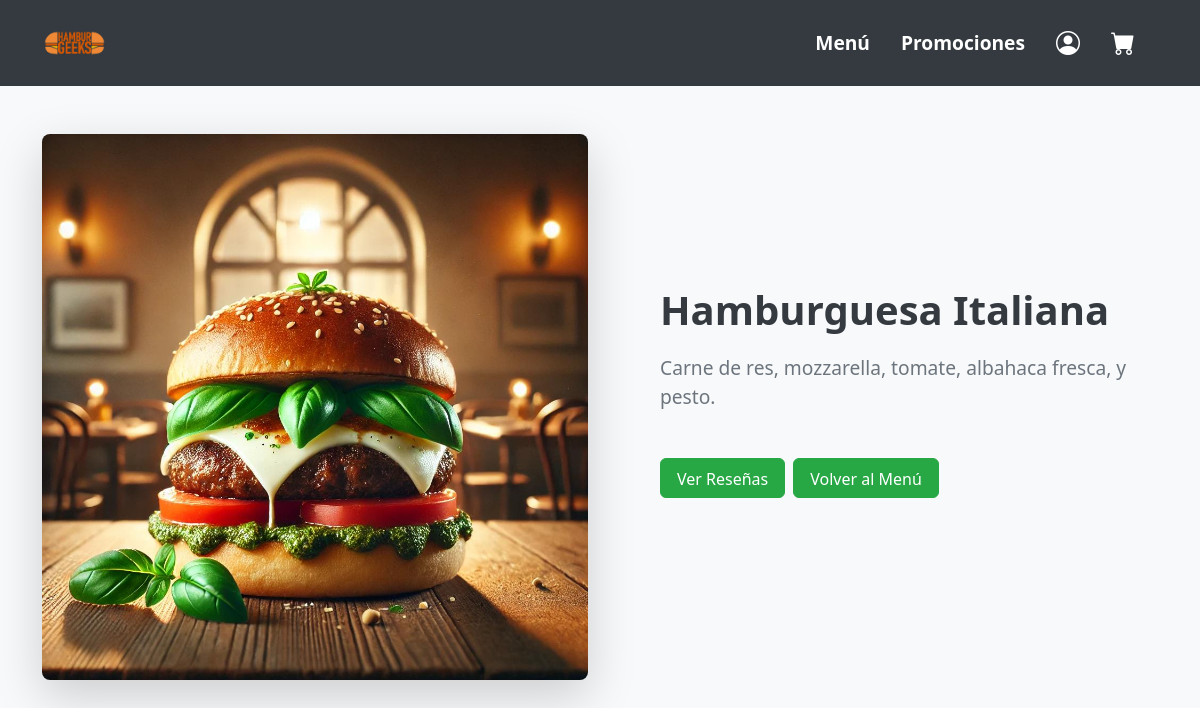
Page /index/detalle-producto.php?nombre=Hamburguesa+Italiana&tipo=hamburguesa on the committed database.
### tables this page shows
CREATE TABLE `hamburguesa` (
  `id_hamburguesa` int(11) NOT NULL,
  `nombre_hamburguesa` varchar(50) DEFAULT NULL,
  `descripcion` varchar(255) DEFAULT NULL,
  `precio` int(11) DEFAULT NULL,
  `imagen` varchar(255) DEFAULT NULL
);

### index/detalle-producto.php (the view, shortened to what this page needs)
<?php
include '../includes/header.php';
$nombre_producto = isset($_GET['nombre']) ? $_GET['nombre'] : '';
$tipo_producto = isset($_GET['tipo']) ? $_GET['tipo'] : '';
switch ($tipo_producto) {
    case 'hamburguesa':
        $tabla = 'hamburguesa';
        $columna_nombre = 'nombre_hamburguesa';
        $imagenPath = '../uploads/hamburguesas/';
        break;
}
$query_producto = "SELECT * FROM $tabla WHERE $columna_nombre = ?";
$stmt = $conexion->prepare($query_producto);
$stmt->bind_param("s", $nombre_producto);
$stmt->execute();
$result = $stmt->get_result();
$producto = $result->fetch_assoc();
$nombre_producto = $producto[$columna_nombre];
$descripcion = $producto['descripcion'];
$imagen = $producto['imagen'];
?>
<!DOCTYPE html>
<html lang="es">
<head>
    <link href="https://cdn.jsdelivr.net/npm/bootstrap@5.3.0/dist/css/bootstrap.min.css" rel="stylesheet">
</head>
<body>
    <div class="container product-detail">
        <div class="row mt-4">
            <div class="col-md-6 mt-4">
                <img src="<?php echo $imagenPath . $imagen; ?>" alt="Imagen de <?php echo $nombre_producto; ?>" class="image shadow-lg">
            </div>
            <div class="col-md-6 content mt-4">
                <h2 class="title"><?php echo $nombre_producto; ?></h2>
                <p class="description"><?php echo $descripcion; ?></p>
                <div class="button-group mt-3 d-flex justify-content-start">
        <button type="button" class="btn custom-orange-btn back-btn me-2" data-bs-toggle="modal" data-bs-target="#resenasModal" id="btnResenas">
        Ver Reseñas
        </button>
        <a href="index-menu.php" class="btn btn-primary back-btn">Volver al Menú</a>
    </div>
            </div>
        </div>
    </div>
</body>
</html>

### index/detalle-producto.php (style rules this page uses)
body { background-color: #f8f9fa; }
.button-group .btn { height: 40px; padding: 8px 16px; align-items: center; }
.product-detail { margin-top: 80px; }
.product-detail .image { max-width: 100%; height: auto; border-radius: 8px; box-shadow: 0 4px 8px rgba(0, 0, 0, 0.2); margin-top: 30px; margin-left: auto; margin-right: auto; display: block; }
.product-detail .content { padding-left: 30px; }
.product-detail .title { font-size: 2.5rem; font-weight: bold; color: #343a40; }
.product-detail .description { font-size: 1.2rem; margin-top: 20px; color: #6c757d; }
.product-detail .back-btn { margin-top: 30px; background-color: #28a745; border-color: #28a745; }
.product-detail .row { display: flex; align-items: center; justify-content: center; }
.product-detail .image { max-width: 100%; height: auto; border-radius: 8px; box-shadow: 0 4px 8px rgba(0, 0, 0, 0.2); margin-right: 30px; }
.product-detail .content { flex: 1; margin-left: 30px; }
.custom-orange-btn { background-color: #FF7F00; border-color: #FF7F00; color: white; }

### rows in the picture
hamburguesa: imagen (picture), nombre_hamburguesa "Hamburguesa Italiana", descripcion "Carne de res, mozzarella, tomate, albahaca fresca, y pesto."
